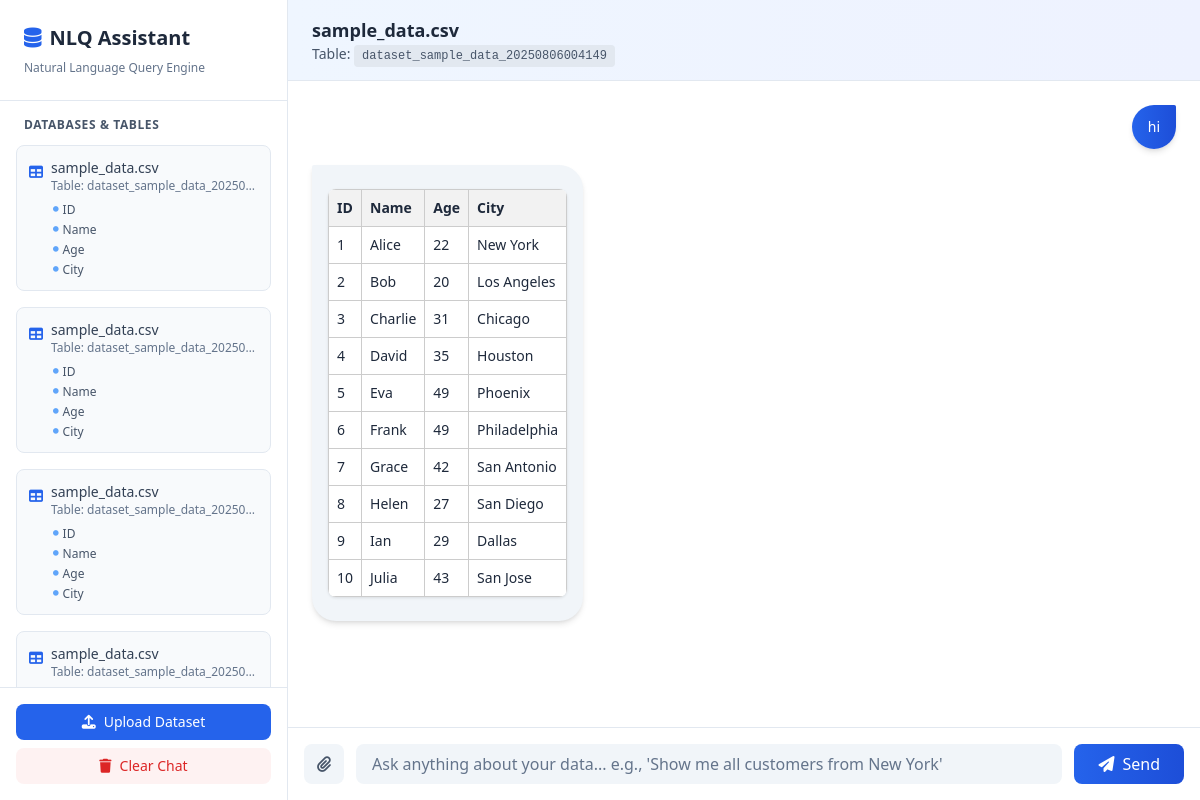
Screenshot of /query/?dataset=5 with the database file from the repository.
### query_app/models.py (models this page shows)
class Dataset(models.Model):
    user = models.ForeignKey(User, on_delete=models.CASCADE, null=True, blank=True)  # Allow per-user datasets
    name = models.CharField(max_length=255)
    table_name = models.CharField(max_length=255)
    columns = models.JSONField()
    file = models.FileField(upload_to='datasets/')
    uploaded_at = models.DateTimeField(auto_now_add=True)

class Conversation(models.Model):
    dataset = models.ForeignKey(Dataset, on_delete=models.CASCADE)
    user_query = models.TextField()
    sql_query = models.TextField(blank=True, null=True)
    response = models.TextField()
    created_at = models.DateTimeField(auto_now_add=True)

### query_app/views.py (the view)
# urls.py: path('query/', views.query_interface, name='query_interface'),
def query_interface(request):
    datasets = Dataset.objects.filter(
        user=request.user if request.user.is_authenticated else None
    )
    dataset_id = request.GET.get('dataset')
    selected_dataset = None
    conversations = []
    new_upload = request.GET.get('new_upload', 'false').lower() == 'true'
    if dataset_id:
        try:
            selected_dataset = Dataset.objects.get(id=dataset_id, user=request.user if request.user.is_authenticated else None)
            conversations = Conversation.objects.filter(dataset=selected_dataset).order_by('created_at')
        except Dataset.DoesNotExist:
            selected_dataset = None
    elif datasets.exists():
        selected_dataset = datasets.first()
        conversations = Conversation.objects.filter(dataset=selected_dataset).order_by('created_at')
    query_form = NaturalLanguageQueryForm()
    return render(request, 'query.html', {
        'datasets': datasets,
        'selected_dataset': selected_dataset,
        'conversations': conversations,
        'query_form': query_form,
        'new_upload': new_upload
    })

### query_app/forms.py
class NaturalLanguageQueryForm(forms.Form):
    query = forms.CharField(
        label='Your Question',
        widget=forms.TextInput(attrs={'placeholder': 'E.g.: Show me customers from New York'})
    )

### templates/query.html (shortened to what this page needs)
{% extends "base.html" %}
{% block content %}
<div class="flex h-screen overflow-hidden">
    <div class="w-72 bg-white border-r border-slate-200 shadow-lg flex flex-col">
        <div class="p-6 border-b border-slate-200">
            <div class="flex items-center gap-2 mb-1">
                <i class="fas fa-database text-blue-600 text-xl"></i>
                <h1 class="text-xl font-bold text-slate-800">NLQ Assistant</h1>
            </div>
            <p class="text-xs text-slate-500 mt-2">Natural Language Query Engine</p>
        </div>
        <div class="flex-1 overflow-y-auto scrollbar-hide">
            <div class="p-4">
                <h2 class="text-xs font-semibold text-slate-600 uppercase tracking-wider mb-3 px-2">Databases & Tables</h2>
                {% if datasets %}
                    {% for dataset in datasets %}
                        <div class="mb-4 p-3 bg-slate-50 rounded-lg border {% if selected_dataset.id == dataset.id %}border-blue-500 bg-blue-50{% else %}border-slate-200{% endif %} transition">
                            <a href="?dataset={{ dataset.id }}" class="flex items-start gap-2 cursor-pointer hover:opacity-80 transition">
                                <i class="fas fa-table text-blue-600 mt-1 text-sm"></i>
                                <div class="flex-1 min-w-0">
                                    <p class="text-sm font-medium text-slate-700 truncate">{{ dataset.name }}</p>
                                    <p class="text-xs text-slate-500 truncate">Table: {{ dataset.table_name }}</p>
                                </div>
                            </a>
                            <div class="mt-2 ml-6 space-y-1">
                                {% for col in dataset.columns|slice:":5" %}
                                    <div class="text-xs text-slate-600 flex items-center gap-1">
                                        <i class="fas fa-circle text-blue-400" style="font-size: 0.35rem;"></i>
                                        <span>{{ col.name }}</span>
                                    </div>
                                {% endfor %}
                            </div>
                        </div>
                    {% endfor %}
                {% else %}
                    <div class="text-center py-8 text-slate-500">
                        <i class="fas fa-inbox text-3xl mb-2 block text-slate-300"></i>
                        <p class="text-sm">No datasets uploaded yet</p>
                    </div>
                {% endif %}
            </div>
        </div>
        <div class="p-4 border-t border-slate-200 space-y-2">
            <button onclick="document.getElementById('upload-file-input').click()" class="w-full bg-blue-600 hover:bg-blue-700 text-white py-2 rounded-lg text-sm font-medium transition flex items-center justify-center gap-2">
                <i class="fas fa-upload"></i> Upload Dataset
            </button>
            {% if selected_dataset %}
                <form method="post" action="{% url 'clear_conversation' %}" class="w-full">
                    <button type="submit" class="w-full bg-red-50 hover:bg-red-100 text-red-600 py-2 rounded-lg text-sm font-medium transition flex items-center justify-center gap-2">
                        <i class="fas fa-trash"></i> Clear Chat
                    </button>
                </form>
            {% endif %}
        </div>
    </div>
    <div class="flex-1 flex flex-col bg-white">
        <div class="bg-gradient-to-r from-blue-50 to-indigo-50 px-6 py-4 border-b border-slate-200 flex items-center justify-between">
            <div>
                {% if selected_dataset %}
                    <h2 class="text-lg font-semibold text-slate-800">{{ selected_dataset.name }}</h2>
                    <p class="text-sm text-slate-600">Table: <code class="bg-slate-200 px-2 py-1 rounded text-xs">{{ selected_dataset.table_name }}</code></p>
                {% else %}
                    <h2 class="text-lg font-semibold text-slate-800">Select a Dataset</h2>
                    <p class="text-sm text-slate-600">Choose a table from the left sidebar to start</p>
                {% endif %}
            </div>
        </div>
        <div id="chat-box" class="flex-1 overflow-y-auto scrollbar-hide p-6 space-y-4">
            {% if conversations %}
                {% for convo in conversations %}
                    <div class="flex justify-end chat-message">
                        <div class="max-w-xl bg-gradient-to-r from-blue-600 to-blue-700 text-white rounded-3xl rounded-tr-sm px-4 py-3 shadow-md">
                            <p class="text-sm">{{ convo.user_query }}</p>
                        </div>
                    </div>
                    <div class="flex justify-start chat-message">
                        <div class="max-w-2xl bg-slate-100 text-slate-800 rounded-3xl rounded-tl-sm px-4 py-3 shadow-md">
                            <div class="text-sm prose prose-sm max-w-none">
                                {{ convo.response|safe }}
                            </div>
                        </div>
                    </div>
                {% endfor %}
            {% endif %}
        </div>
        <div class="border-t border-slate-200 p-4 bg-white">
            <form id="query-form" method="post" action="{% url 'process_query' %}" enctype="multipart/form-data" class="flex gap-3">
                <label for="file-input" class="flex items-center justify-center w-10 h-10 rounded-lg bg-slate-100 hover:bg-blue-100 cursor-pointer transition text-slate-600 hover:text-blue-600">
                    <i class="fas fa-paperclip"></i>
                </label>
                <input
                    id="query-input"
                    type="text"
                    name="query"
                    placeholder="Ask anything about your data... e.g., 'Show me all customers from New York'"
                    class="flex-1 px-4 py-2 rounded-lg bg-slate-100 text-slate-800 placeholder-slate-500 focus:outline-none focus:ring-2 focus:ring-blue-500 focus:bg-white transition"
                    required
                >
                <button
                    type="submit"
                    class="bg-gradient-to-r from-blue-600 to-blue-700 hover:from-blue-700 hover:to-blue-800 text-white px-6 py-2 rounded-lg font-medium transition flex items-center gap-2 disabled:opacity-50 disabled:cursor-not-allowed"
                >
                    <i class="fas fa-paper-plane"></i> Send
                </button>
            </form>
        </div>
    </div>
</div>
{% endblock %}

### templates/base.html (style rules this page uses)
.scrollbar-hide { -ms-overflow-style: none; scrollbar-width: none; }
.chat-message { animation: slideIn 0.3s ease-in-out; }
.result-table { width: 100%; border-collapse: collapse; background: white; border-radius: 0.5rem; overflow: hidden; box-shadow: 0 1px 3px rgba(0, 0, 0, 0.1); margin: 12px 0; }
.result-table th { padding: 12px 16px; font-weight: 600; text-align: left; border: none; }
.result-table td { padding: 10px 16px; border-bottom: 1px solid #e2e8f0; }
.result-table tbody tr:last-child td { border-bottom: none; }

### rows the page displays
Dataset: name "sample_data.csv", table_name "dataset_sample_data_20250…", name "ID" "Name" "Age" "City"
Dataset: name "sample_data.csv", table_name "dataset_sample_data_20250…", name "ID" "Name" "Age" "City"
Dataset: name "sample_data.csv", table_name "dataset_sample_data_20250…", name "ID" "Name" "Age" "City"
Dataset: name "sample_data.csv", table_name "dataset_sample_data_20250…"
Dataset: name "sample_data.csv", table_name "dataset_sample_data_20250806004149"
Conversation: user_query "hi", response "ID Name Age City 1 Alice 22 New York 2 Bob 20 Los Angeles 3 Charlie 31 Chicago 4 David 35 Houston 5 Eva 49 Phoenix 6 Frank 49 Philadelphia 7 Grace 42 San Antonio 8 Helen 27 San Diego 9 Ian 29 Dallas 10 Julia 43 San Jose"
